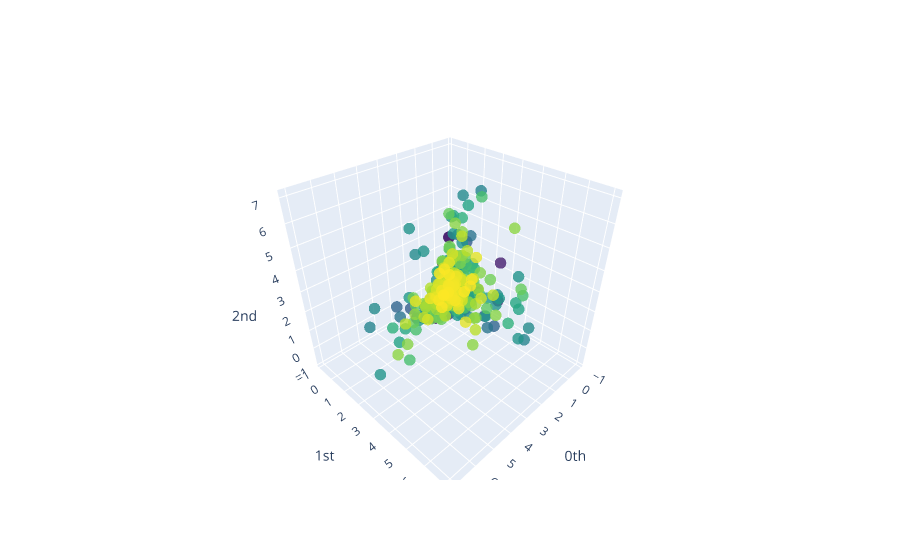

Notebook cell for this chart:
### Code cell
# te = TakensEmbedding()
# embedded_data = te.fit_transform(stock['AAPL.csv'][:100].values.T)

ste = SingleTakensEmbedding(parameters_type="search", n_jobs=-1)
embedded_data = ste.fit_transform(stock['AAPL.csv']['Volume'][:1000].values)
print(ste.dimension_, ste.time_delay_)
plot_point_cloud(embedded_data)

### Figure 1 — Plotly figure (JSON) as saved in the notebook; plotly's stock layout.template omitted (floating-point values rounded to 4 significant figures; data arrays with more than 128 entries replaced by an {"elided": "..."} marker saying what was removed)
{"data": [{"marker": {"color": {"elided": "996 int values"}, "colorscale": [[0, "#440154"], [0.1111, "#482878"], [0.2222, "#3e4989"], [0.3333, "#31688e"], [0.4444, "#26828e"], [0.5556, "#1f9e89"], [0.6667, "#35b779"], [0.7778, "#6ece58"], [0.8889, "#b5de2b"], [1, "#fde725"]], "opacity": 0.8, "size": 4}, "mode": "markers", "type": "scatter3d", "x": {"elided": "996 float values"}, "y": {"elided": "996 float values"}, "z": {"elided": "996 float values"}}], "layout": {"scene": {"xaxis": {"exponentformat": "e", "showexponent": "all", "title": {"text": "0th"}, "type": "linear"}, "yaxis": {"exponentformat": "e", "showexponent": "all", "title": {"text": "1st"}, "type": "linear"}, "zaxis": {"exponentformat": "e", "showexponent": "all", "title": {"text": "2nd"}, "type": "linear"}}}}
